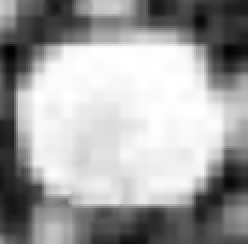
#> input picture Semilla30.png, 124 x 122 px (shown 2 times larger)
$ python DRLS.py
#> lines starting #> are read from the running program, lines starting #| are printed output that depends on the picture; after the words box and inside, x2 and y2 are one past the last pixel; in counts of white or black regions, pixels touching at a corner belong together
import numpy as np
from skimage.io import imread
from skimage import measure
import matplotlib.pyplot as plt
from scipy.ndimage import laplace
from scipy.ndimage import gaussian_filter


#el tamaño máximo ocurre a las 30 segundos, despues aumenta el número de semillas.

#cargar imagen
imagen = imread('Semilla30.png', True)
#> imagen is the input picture: shape (122, 124) float64; min 0.00392, max 1, mean 0.632
imagen = np.interp(imagen, [np.min(imagen), np.max(imagen)], [0, 255])


plt.ion()
fig1 = plt.figure('Gráfica')
fig2 = plt.figure('Evolución Level Set')

#generar figura
def img(v: np.ndarray, imagen: np.ndarray):
    fig2.clf()
    contours = measure.find_contours(v, 0)
    ax2 = fig2.add_subplot(111)
    ax2.imshow(imagen, interpolation='nearest', cmap=plt.get_cmap('gray'))
    for n, contour in enumerate(contours):
        ax2.plot(contour[:, 1], contour[:, 0], color='r', linewidth=3)

#generar gráfica
def grfc(v: np.ndarray):
    fig1.clf()
    ax1 = fig1.add_subplot(111, projection='3d')
    y, x = v.shape
    x = np.arange(0, x, 1)
    y = np.arange(0, y, 1)
    X, Y = np.meshgrid(x, y)
    ax1.plot_surface(X, Y, -v, rstride=2, cstride=2, color='b', linewidth=0, alpha=0.6, antialiased=True)
    ax1.contour(X, Y, v, 0, colors='g', linewidths=2)


#función que dibuja la ecuación level set
#pause: controla la velocidad de la animación

def drawLS(v: np.ndarray, imagen: np.ndarray, pause=0.003):

    img(v, imagen)
    grfc(v)
    plt.pause(pause)


#Metodol Level Set

#v0: level set inicial que se actualizará
#g: indicador de borde (23)
#lamda: coeficiente del término de longitud
#mu: coeficiente de la distancia de regularización
#alfa: coeficiente del término de área ponderado
#epsilon: coeficiente  delta de Dirac
#timestep: paso de tiempo
#iteras: número de iteraciones


#Indicador de borde (ecuación 23)

def Borde(v0, g, lamda, mu, alfa, epsilon, timestep, iteras=100000):

    v = v0.copy()
    [vy, vx] = np.gradient(g)
    for k in range(iteras):
        v = neumann(v)
        [v_y, v_x] = np.gradient(v)
        s = np.sqrt(v_x**2 + v_y**2)
        delta = 1e-10 #modificación de la ec original donde delta = 1 (causa problemas por la poca "suavidad" de la imagen)
        n_x = v_x / (s + delta)  # Delta agrega un numero muy pequeño positivo, para evitar cero en el denominador
        n_y = v_y / (s + delta)
        curvatura = div(n_x, n_y)


        dirac_v = dirac(v, epsilon)
        area_term = dirac_v * g
        edge_term = dirac_v * (vx * n_x + vy * n_y) + dirac_v * g * curvatura
        v += timestep * (mu *DoubleWell(v)  + lamda * edge_term + alfa * area_term)

        #Agregar un arreglo vacio (más arriba) y aqui un contador que guarde los v. para graficar despues
    return v


#Función potencial, Calcular el termino de regulación de distancia con el potencial double well (ecuación 16)
def DoubleWell(v):

    [v_y, v_x] = np.gradient(v)
    s = np.sqrt(np.square(v_x) + np.square(v_y))
    a = (s >= 0) & (s <= 1)
    b = (s > 1)

    #calcular la primera derivada de la función potencial (ecuación 16)
    ps = a * np.sin(2 * np.pi * s) / (2 * np.pi) + b * (s - 1)
    #calcular ecuación (10). Cuando s tiende a cero, d_p(s) tiende a 1, (ecuación 18)
    dps = ((ps != 0) * ps + (ps == 0)) / ((s != 0) * s + (s == 0))
    return div(dps * v_x - v_x, dps * v_y - v_y) + laplace(v, mode='nearest')


#divergencia
def div(nx: np.ndarray, ny: np.ndarray) -> np.ndarray:
    [_, nxx] = np.gradient(nx)
    [nyy, _] = np.gradient(ny)
    return nxx + nyy


#delta Dirac
def dirac(x: np.ndarray, sigma: np.ndarray) -> np.ndarray:
    f = (1 / 2 / sigma) * (1 + np.cos(np.pi * x / sigma))
    b = (x <= sigma) & (x >= -sigma)
    return f * b

#Condición de frontera de Neumann
def neumann(f):
    g = f.copy()

    g[np.ix_([0, -1], [0, -1])] = g[np.ix_([2, -3], [2, -3])]
    g[np.ix_([0, -1]), 1:-1] = g[np.ix_([2, -3]), 1:-1]
    g[1:-1, np.ix_([0, -1])] = g[1:-1, np.ix_([2, -3])]
    return g


def LevelSet(imagen: np.ndarray, iniLSF: np.ndarray, timestep, iter, iterMax, lamda,
             alfa, epsilon, sigma =1):


    # coeficiente del termino de distancia de regularización R(v)
    mu = 0.2/ timestep

    imagen = np.array(imagen, dtype='float32')

    #suavizar imagen con filtro gaussiano
    imagensuav = gaussian_filter(imagen, sigma)
    [Iy, Ix] = np.gradient(imagensuav)
    f = np.square(Ix) + np.square(Iy)

    #indicador de borde (ecuación 23)
    g = 1 / (1 + f)

    #inicializar LSF
    v = iniLSF.copy()

    img(v, imagen)
    grfc(v)

    print('Evolución Level Set en el tiempo')


    #Iniciar la evolucion de la función Level Set
    for n in range(iterMax):
        v = Borde(v, g, lamda, mu, alfa, epsilon, timestep, iter)
        print('Level set en el segundo %i' % n)
        drawLS(v, imagen)


    #refinar el contorno de nivel cero  mediante alfa= 0
    alfa = 0
    iteraref = 10
    v = Borde(v, g, lamda, mu, alfa, epsilon, timestep, iteraref)
    return v


def Parametros():

    # inicializar la LSF como una función de paso binaria (ecuación 19)
    c0 = 2
    iniLSF = c0 * np.ones(imagen.shape)

    #generar la región inicial R0
    iniLSF[28:33, 48:53] = -c0

    # parametros
    return {
        'imagen': imagen,
        'iniLSF': iniLSF,
        'timestep': 5,
        'iter': 10,
        'iterMax': 30,
        'lamda': 5,  #coeficiente del largo L(v)
        'alfa': -3,  #coeficiente del termino de area A(v)
        'epsilon': 1.5,  #parámetro para el delta de Dirac
            }


params = Parametros()
#> params = 8 items
v = LevelSet(**params)
#> in LevelSet, `v = iniLSF.copy()`:
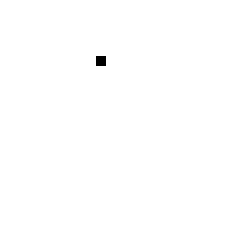
#> v: shape (122, 124) float64 (shown 2 times larger); values -2 (black) and 2 (white), 99.8% white; 1 black region, box (x1, y1, x2, y2) and area: (48, 28, 53, 33) 25
#> in img, `contours = measure.find_contours(v, 0)`: contours = 1 point arrays, longest 21 points
#> the loop in img, `for n, contour in enumerate(contours):` made 1 pass
#> in grfc, `ax1.plot_surface(X, Y, -v, rstride=2, cstride=2, color='b', linewidth=..`:
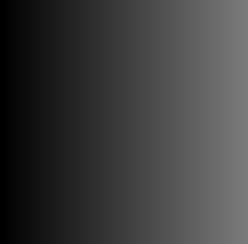
#> X: shape (122, 124) int64 (shown 2 times larger); min 0, max 123, mean 61.5
#> the loop in LevelSet, `for n in range(iterMax):` made 30 passes
#> pass 1, in Borde, `[vy, vx] = np.gradient(g)`:
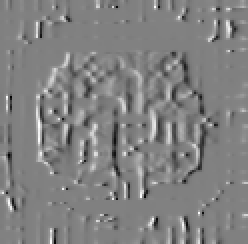
#> vx: shape (122, 124) float32 (shown 2 times larger); min -0.477, max 0.466, mean 0.000591; drawn with min black and max white
#> after the loop in LevelSet, `for n in range(iterMax):`:
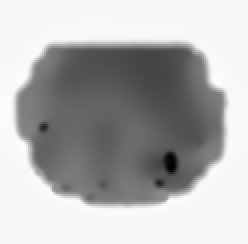
#> v: shape (122, 124) float64 (shown 2 times larger); min -5.71, max 2.25, mean -0.143; drawn with min black and max white
#> the loop in Borde (call 31), `for k in range(iteras):` made 10 passes
#> pass 1, in Borde (call 31), `s = np.sqrt(v_x**2 + v_y**2)`:
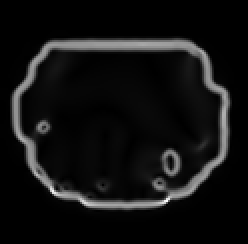
#> s: shape (122, 124) float64 (shown 2 times larger); min 0, max 1.73, mean 0.121; drawn with min black and max white
#> after the loop in Borde (call 31), `for k in range(iteras):`:
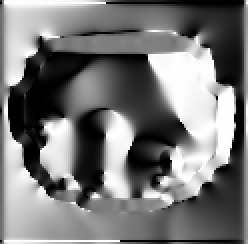
#> n_x: shape (122, 124) float64 (shown 2 times larger); min -1, max 1, mean -0.0531; drawn with min black and max white

print('Final')
drawLS(v, params['imagen'], 10)
#> in drawLS (call 31), `plt.pause(pause)`:
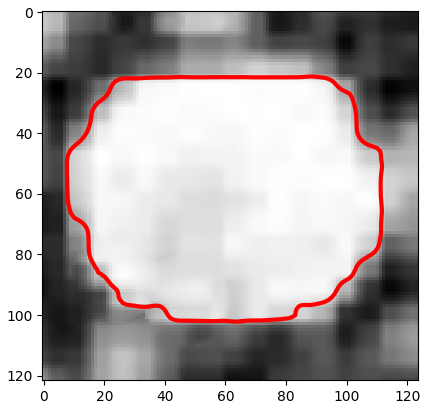
#> figure drawn by matplotlib, 1 panel
